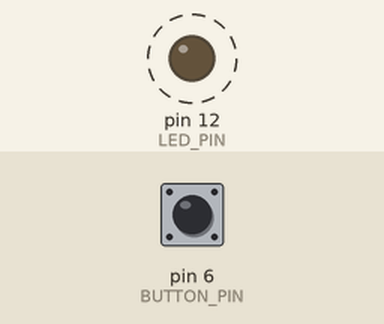
Recording of a sketch running on a simulated Arduino Uno, built with avr-gcc and run on an emulated ATmega328P. Parts: output pins drawn as LEDs (lit = HIGH). Dashed ring = blinking. Inputs (shaded band) come from the test bench; at power-on: pin 6 (BUTTON_PIN) HIGH.

Above: at 0.4 s.
Timing chart, 0 to 4.6 s (numbered marks = the images above):
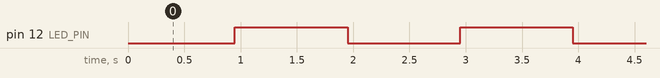

Measured:
- by itself, pin 12 (LED_PIN): alternates HIGH for 1.0 s and LOW for 1.0 s

The sketch:

Button.ino
```cpp
// This code toggle an LED on and off every 1000 milliseconds. If the button is pressed, the LED will turn off.

const int LED_PIN = 12;
const int BUTTON_PIN = 6;
const int INTERVAL = 1000;
const int READ_DELAY = 50;
int timePassed = 0;

void setup() {
  pinMode(LED_PIN, OUTPUT);
  pinMode(BUTTON_PIN, INPUT_PULLUP);
}

void loop() {
  if (digitalRead(BUTTON_PIN) == LOW) {
    digitalWrite(LED_PIN, LOW);
    timePassed = 0;
  } else {
    timePassed += READ_DELAY;
  }

  if (timePassed >= INTERVAL) {
    toggleLed();
    timePassed = 0;
  }

  delay(READ_DELAY);
}

void toggleLed() {
  digitalWrite(LED_PIN, !digitalRead(LED_PIN));
}
```
